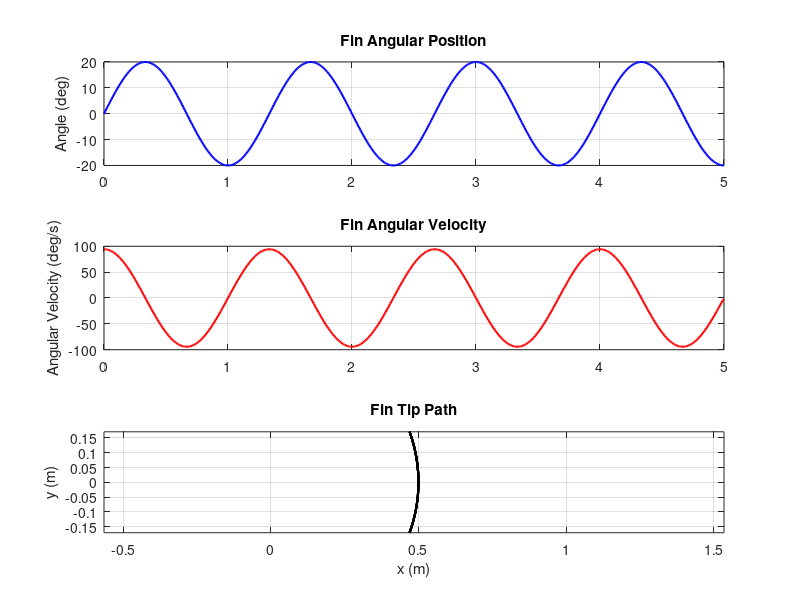
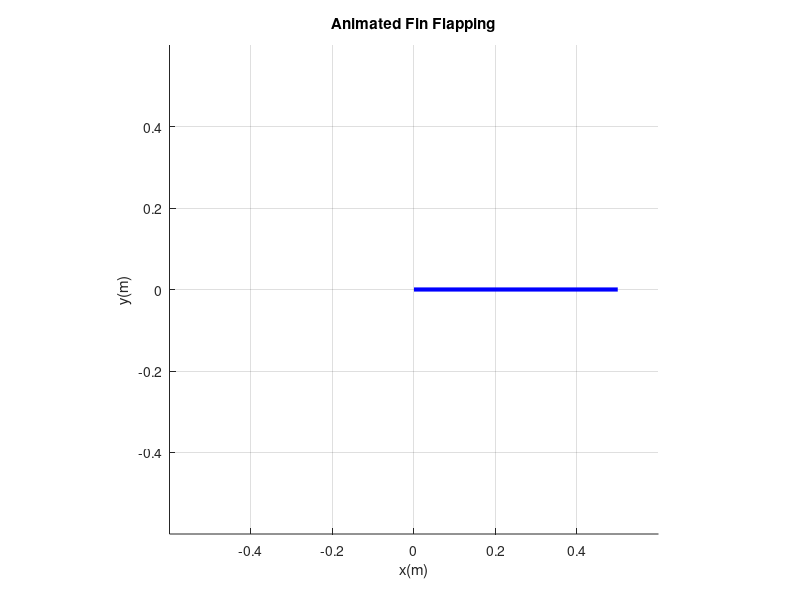

MATLAB code to generate these figures, in order: (Note: this script raises an error after producing the figures.)
%%%% Attempt 2, Control for a flapping foil

% Vessel parameters (Design)
% Lenght of craft = 70 cm
% Width of craft = 25 cm
% Mass (material dependant) = 5kg maybe

clc;clear;

% Main calculation variables (Vl)
Vl = struct('t_end', 0,'dt', 0, 't', 0, 'L',...
            0, 'K', 0, 'A', 0, 'fp', 0, ...
            'phi1', 0, 'thetaP', 0, 'omega', 0);

% Fin and wake animation values (Fw)
Fw = struct('arrowLength', 0, 'max_vortices', 0,...
            'vortex_speed', 0, 'vortices', 0, 'vortex_signs', 0,...
            'vortexHandles', 0, 'colors', 0, 'last_sign', 0);


% Pre op
Vl.t_end = 5;             % Length of test
Vl.dt = 0.01;             % Time step
Vl.t = 0:Vl.dt:Vl.t_end;  
Vl.L = 0.5;               % Length from hinge to tip
Vl.k = 1;


% Global variables
Vl.A = deg2rad(20); % Amplitude of fin yaw (From tip to tip, Figure 3.a)  
Vl.fp = 0.75;       % Pitching frequency (Hz), variates with speed in relation to wake


Vl.phi1 = 0;        % Phase offset for pitch

% Calculations
Vl.thetaP = Vl.A * sin(2*pi*Vl.fp* Vl.t + Vl.phi1); % Angle of pitch

Vl.omega = gradient(Vl.thetaP,Vl.dt);     % Angular velocity

%{
disp(rad2deg(thetaP(1:10)));  % Print first 10 angle values in degrees
% Tip position in 2D (for animation/plotting)
%}

% Plot results
figure;
x = Vl.L * cos(Vl.thetaP);
y = Vl.L * sin(Vl.thetaP);

subplot(3,1,1);
plot(Vl.t, rad2deg(Vl.thetaP),'b','LineWidth',1.5);
ylabel('Angle (deg)');
title('Fin Angular Position');
grid on;

subplot(3,1,2);
plot(Vl.t, rad2deg(Vl.omega), 'r', 'LineWidth', 1.5);
ylabel('Angular Velocity (deg/s)');
title('Fin Angular Velocity');
grid on;

subplot(3,1,3);
plot(x, y, 'k', 'LineWidth', 1.5);
axis equal;
xlabel('x (m)'); ylabel('y (m)');
title('Fin Tip Path');
grid on;

% Animation of flapping motion for craft
figure;
axis equal;
axis([-Vl.L Vl.L -Vl.L Vl.L] * 1.2);
grid on;
xlabel('x(m)');
ylabel('y(m)');
title('Animated Fin Flapping');

base = [0,0]; % Origin point for fin

finLine1 = line([0, x(1)], [0, y(1)], 'LineWidth', 3, 'Color', 'b');
trail = animatedline('Color','k','LineStyle', '--');

% Animation loop
for i = 1:length(Vl.t)
    set(finLine1, 'XData', [base(1),x(i)], 'YData', [base(2),y(i)]);

    addpoints(trail, x(i), y(i)); % Trail, useful for tracking
 
    drawnow;
    pause(Vl.dt * 0.5); % Modulate speed
end

% Vortex Shedding
% To do: Make the shed_interval proportional to the swaying of the fin

shed_interval = 10;         % Frame rate
Fw.vortex_speed = 0.05;        % Drift per frame
Fw.max_vortices = 50;         % Cap on vortex count
Fw.arrowLength= 0.2;

Fw.vortices = [];                  % Vector por point
Fw.vortex_signs = [];              % Matrix for orientation

Fw.colors = [1.0 0.3 0.3;          % red (CCW)
             0.1 0.6 1.0];         % blue (CW)
Fw.vortexHandles = gobjects(Fw.max_vortices, 1);


Fw.last_sign = -sign(Vl.omega(1));         % Track reversal

figure;
axis equal;
axis([-Vl.L Vl.L+1 -Vl.L Vl.L]*1.5);
grid on;
xlabel('x(m)');
ylabel('y(m)');
title('Vortex wake');

hold on;

finLine2 = line([0, x(1)], [0, y(1)], 'LineWidth', 3, 'Color', 'b');

% Plot for vortex visualization
for i = 1:length(Vl.t)
    
    if isgraphics(finLine2)
        set(finLine2, 'XData', [0, x(i)], 'YData', [0, y(i)]);
    end

    current_sign = sign(Vl.omega(i));
    if current_sign ~= Fw.last_sign && current_sign ~= 0
        Fw.vortices(end+1, :) = [x(i), y(i)];          % Position
        sign_flip = (-1) ^ length(Fw.vortex_signs);    % Alternate Right/Left
        Fw.vortex_signs(end+1) = sign_flip;
        


        if size(Fw.vortices,1) > Fw.max_vortices  % To avoid oversaturation, limit vorteces
            Fw.vortices(1,:) = [];
            Fw.vortex_signs(1) = [];
        end

        Fw.last_sign = current_sign;
    end
    

    % Move vortex
    for j = 1:size(Fw.vortices,1)
        Fw.vortices(j,1) = Fw.vortices(j,1) + Fw.vortex_speed;
        
        %{
        offset = 0.02 * vortex_signs(j)
        colorIndex = (vortex_signs(j) +1)/ 2 + 1;
        set(vortexHandles(j),...
            'xData', vortices(j,1),...
            'yData', vortices(j,2),...
            'Color', colors(colorIndex, :));
        %}
        

        % Calculate rotational direction
        angle = pi/2 * Fw.vortex_signs(j); % +- 90° rotation (change of direction)
        dx = Fw.arrowLength * cos(angle);
        dy = Fw.arrowLength * sin(angle);

        if isgraphics(Fw.vortexHandles(j))     % Remove previous angles
            delete(Fw.vortexHandles(j));
        end
        colorIndex = (Fw.vortex_signs(j) + 1)/2 + 1;  % map -1/+1 → 1/2 
        Fw.vortexHandles(j) = quiver(Fw.vortices(j,1), Fw.vortices(j,2), dx, dy,...
            0, 'LineWidth', 1.5, ...
            'Color', Fw.colors((Fw.vortex_signs(j)+1)/2 + 1, :), 'MaxHeadSize', 2);

    end
    drawnow;
    pause(Vl.dt * 0.1);
end
